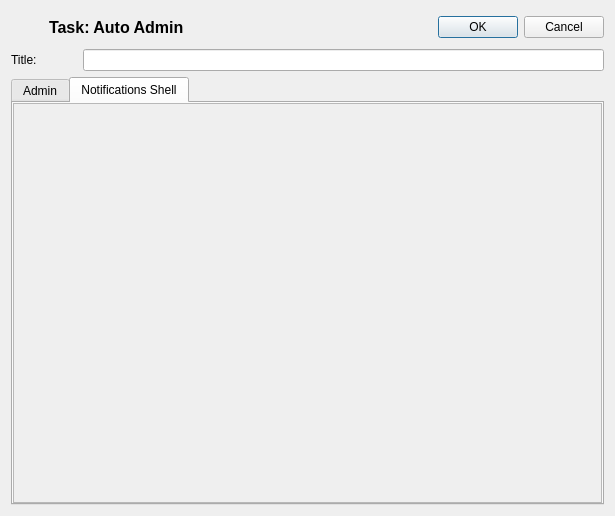
<?xml version="1.0" encoding="UTF-8"?>
<ui version="4.0">
 <class>monitor_autoadmin_basedialog</class>
 <widget class="QDialog" name="monitor_autoadmin_basedialog">
  <property name="geometry">
   <rect>
    <x>0</x>
    <y>0</y>
    <width>615</width>
    <height>516</height>
   </rect>
  </property>
  <property name="sizePolicy">
   <sizepolicy hsizetype="Preferred" vsizetype="Preferred">
    <horstretch>0</horstretch>
    <verstretch>0</verstretch>
   </sizepolicy>
  </property>
  <property name="windowTitle">
   <string>Schedule: Auto Admin tasks</string>
  </property>
  <property name="windowIcon">
   <iconset resource="gex.qrc">
    <normaloff>:/gex/icons/gex_application_48x48.png</normaloff>:/gex/icons/gex_application_48x48.png</iconset>
  </property>
  <property name="autoFillBackground">
   <bool>true</bool>
  </property>
  <layout class="QVBoxLayout" name="verticalLayout_3">
   <item>
    <layout class="QHBoxLayout" name="horizontalLayout_4">
     <item>
      <widget class="QLabel" name="pixmapLabel1_2">
       <property name="minimumSize">
        <size>
         <width>32</width>
         <height>32</height>
        </size>
       </property>
       <property name="maximumSize">
        <size>
         <width>32</width>
         <height>32</height>
        </size>
       </property>
       <property name="pixmap">
        <pixmap resource="../../gex.qrc">:/gex/icons/calendar_icon.png</pixmap>
       </property>
       <property name="scaledContents">
        <bool>true</bool>
       </property>
       <property name="wordWrap">
        <bool>false</bool>
       </property>
      </widget>
     </item>
     <item>
      <widget class="QLabel" name="TextLabel1">
       <property name="font">
        <font>
         <family>Ms Sans Serif</family>
         <pointsize>12</pointsize>
         <weight>75</weight>
         <bold>true</bold>
        </font>
       </property>
       <property name="text">
        <string>Task: Auto Admin</string>
       </property>
       <property name="wordWrap">
        <bool>false</bool>
       </property>
      </widget>
     </item>
     <item>
      <spacer name="horizontalSpacer_4">
       <property name="orientation">
        <enum>Qt::Horizontal</enum>
       </property>
       <property name="sizeHint" stdset="0">
        <size>
         <width>40</width>
         <height>20</height>
        </size>
       </property>
      </spacer>
     </item>
     <item>
      <widget class="QDialogButtonBox" name="buttonBox_OkCancel">
       <property name="standardButtons">
        <set>QDialogButtonBox::Cancel|QDialogButtonBox::Ok</set>
       </property>
      </widget>
     </item>
    </layout>
   </item>
   <item>
    <layout class="QHBoxLayout" name="horizontalLayout_5">
     <item>
      <widget class="QLabel" name="TextLabel2_2_3">
       <property name="text">
        <string>Title:</string>
       </property>
       <property name="wordWrap">
        <bool>false</bool>
       </property>
      </widget>
     </item>
     <item>
      <spacer name="horizontalSpacer">
       <property name="orientation">
        <enum>Qt::Horizontal</enum>
       </property>
       <property name="sizeType">
        <enum>QSizePolicy::Preferred</enum>
       </property>
       <property name="sizeHint" stdset="0">
        <size>
         <width>40</width>
         <height>20</height>
        </size>
       </property>
      </spacer>
     </item>
     <item>
      <widget class="QLineEdit" name="LineEditTitle">
       <property name="toolTip">
        <string>Enter task title!</string>
       </property>
      </widget>
     </item>
    </layout>
   </item>
   <item>
    <widget class="QTabWidget" name="tabWidget2">
     <property name="currentIndex">
      <number>1</number>
     </property>
     <widget class="QWidget" name="tabAdmin">
      <attribute name="title">
       <string>Admin</string>
      </attribute>
      <layout class="QVBoxLayout" name="verticalLayout">
       <item>
        <widget class="QLabel" name="TextLabel2_2_2_2_4_2_2_2">
         <property name="text">
          <string>Specify admin &amp; cleaning tasks to take place automatically every day...</string>
         </property>
         <property name="wordWrap">
          <bool>false</bool>
         </property>
        </widget>
       </item>
       <item>
        <spacer name="horizontalSpacer_2">
         <property name="orientation">
          <enum>Qt::Horizontal</enum>
         </property>
         <property name="sizeHint" stdset="0">
          <size>
           <width>542</width>
           <height>20</height>
          </size>
         </property>
        </spacer>
       </item>
       <item>
        <layout class="QGridLayout" name="gridLayout">
         <item row="0" column="0">
          <widget class="QLabel" name="TextLabelStopWindow_2">
           <property name="text">
            <string>Log file contents:</string>
           </property>
           <property name="wordWrap">
            <bool>false</bool>
           </property>
          </widget>
         </item>
         <item row="0" column="1">
          <widget class="QComboBox" name="comboBoxLogContent">
           <property name="toolTip">
            <string>Information to report in the History tab (log file)</string>
           </property>
           <item>
            <property name="text">
             <string>Exceptions only (Errors and Alarms)</string>
            </property>
           </item>
           <item>
            <property name="text">
             <string>All tasks details</string>
            </property>
           </item>
          </widget>
         </item>
         <item row="1" column="0">
          <widget class="QLabel" name="TextLabelStopWindow">
           <property name="text">
            <string>Daily Auto-Admin starts at:</string>
           </property>
           <property name="wordWrap">
            <bool>false</bool>
           </property>
          </widget>
         </item>
         <item row="1" column="1">
          <widget class="QTimeEdit" name="timeEditStart">
           <property name="sizePolicy">
            <sizepolicy hsizetype="Preferred" vsizetype="Fixed">
             <horstretch>0</horstretch>
             <verstretch>0</verstretch>
            </sizepolicy>
           </property>
          </widget>
         </item>
         <item row="2" column="0">
          <widget class="QLabel" name="TextLabel2_2_2_2_4_4">
           <property name="text">
            <string>Erase reports on server:</string>
           </property>
           <property name="wordWrap">
            <bool>false</bool>
           </property>
          </widget>
         </item>
         <item row="2" column="1">
          <widget class="QComboBox" name="comboBoxEraseReports">
           <property name="toolTip">
            <string>Automatic cleanup of old reports on the server...</string>
           </property>
           <item>
            <property name="text">
             <string>If older than 1 day</string>
            </property>
           </item>
           <item>
            <property name="text">
             <string>If older than 2 days</string>
            </property>
           </item>
           <item>
            <property name="text">
             <string>If older than 3 days</string>
            </property>
           </item>
           <item>
            <property name="text">
             <string>If older than 4 days</string>
            </property>
           </item>
           <item>
            <property name="text">
             <string>If older than 5 days</string>
            </property>
           </item>
           <item>
            <property name="text">
             <string>If older than 6 days</string>
            </property>
           </item>
           <item>
            <property name="text">
             <string>If older than 1 week</string>
            </property>
           </item>
           <item>
            <property name="text">
             <string>If older than 2 weeks</string>
            </property>
           </item>
           <item>
            <property name="text">
             <string>If older than 3 weeks</string>
            </property>
           </item>
           <item>
            <property name="text">
             <string>If older than 1 Month</string>
            </property>
           </item>
           <item>
            <property name="text">
             <string>If older than 2 Months</string>
            </property>
           </item>
           <item>
            <property name="text">
             <string>If older than 3 Months</string>
            </property>
           </item>
           <item>
            <property name="text">
             <string>If older than 4 Months</string>
            </property>
           </item>
           <item>
            <property name="text">
             <string>If older than 5 Months</string>
            </property>
           </item>
           <item>
            <property name="text">
             <string>If older than 6 Months</string>
            </property>
           </item>
           <item>
            <property name="text">
             <string>Never</string>
            </property>
           </item>
          </widget>
         </item>
         <item row="3" column="0">
          <widget class="QLabel" name="TextLabel2_2_2_2_4_3">
           <property name="text">
            <string>Email from:</string>
           </property>
           <property name="wordWrap">
            <bool>false</bool>
           </property>
          </widget>
         </item>
         <item row="3" column="1">
          <widget class="QLineEdit" name="lineEditEmailFrom">
           <property name="toolTip">
            <string>Enter 'From' email address</string>
           </property>
           <property name="text">
            <string>no-reply@mentor.com</string>
           </property>
          </widget>
         </item>
         <item row="4" column="0">
          <widget class="QLabel" name="TextLabel2_2_2_2_4_2">
           <property name="text">
            <string>Sys. Admin Email:</string>
           </property>
           <property name="wordWrap">
            <bool>false</bool>
           </property>
          </widget>
         </item>
         <item row="4" column="1">
          <layout class="QHBoxLayout" name="horizontalLayout_6">
           <item>
            <widget class="QLineEdit" name="lineEditEmailList">
             <property name="toolTip">
              <string>Enter email addresses to notify (comma separated) on admin issues</string>
             </property>
            </widget>
           </item>
           <item>
            <widget class="QPushButton" name="pushButtonMailingList">
             <property name="minimumSize">
              <size>
               <width>30</width>
               <height>26</height>
              </size>
             </property>
             <property name="maximumSize">
              <size>
               <width>30</width>
               <height>26</height>
              </size>
             </property>
             <property name="toolTip">
              <string>Pick a mailing list file</string>
             </property>
             <property name="text">
              <string/>
             </property>
             <property name="icon">
              <iconset resource="../../gex.qrc">
               <normaloff>:/gex/icons/email.png</normaloff>:/gex/icons/email.png</iconset>
             </property>
             <property name="iconSize">
              <size>
               <width>32</width>
               <height>32</height>
              </size>
             </property>
             <property name="autoDefault">
              <bool>false</bool>
             </property>
            </widget>
           </item>
          </layout>
         </item>
         <item row="5" column="1">
          <widget class="QCheckBox" name="checkBoxSendLogs">
           <property name="text">
            <string>Send daily insertion logs</string>
           </property>
          </widget>
         </item>
        </layout>
       </item>
       <item>
        <spacer name="verticalSpacer_2">
         <property name="orientation">
          <enum>Qt::Vertical</enum>
         </property>
         <property name="sizeHint" stdset="0">
          <size>
           <width>20</width>
           <height>40</height>
          </size>
         </property>
        </spacer>
       </item>
      </layout>
     </widget>
     <widget class="QWidget" name="tabAlarmShells">
      <attribute name="title">
       <string>Notifications Shell</string>
      </attribute>
      <layout class="QVBoxLayout" name="verticalLayout_2">
       <property name="spacing">
        <number>0</number>
       </property>
       <property name="leftMargin">
        <number>0</number>
       </property>
       <property name="topMargin">
        <number>0</number>
       </property>
       <property name="rightMargin">
        <number>0</number>
       </property>
       <property name="bottomMargin">
        <number>0</number>
       </property>
       <item>
        <widget class="QScrollArea" name="scrollArea">
         <property name="widgetResizable">
          <bool>true</bool>
         </property>
         <property name="alignment">
          <set>Qt::AlignLeading|Qt::AlignLeft|Qt::AlignTop</set>
         </property>
         <widget class="QWidget" name="scrollAreaWidgetContents">
          <property name="geometry">
           <rect>
            <x>0</x>
            <y>0</y>
            <width>583</width>
            <height>374</height>
           </rect>
          </property>
          <layout class="QVBoxLayout" name="verticalLayout_4"/>
         </widget>
        </widget>
       </item>
      </layout>
     </widget>
    </widget>
   </item>
  </layout>
 </widget>
 <layoutdefault spacing="6" margin="11"/>
 <tabstops>
  <tabstop>LineEditTitle</tabstop>
  <tabstop>lineEditEmailList</tabstop>
 </tabstops>
 <resources>
  <include location="../../gex.qrc"/>
 </resources>
 <connections/>
</ui>
